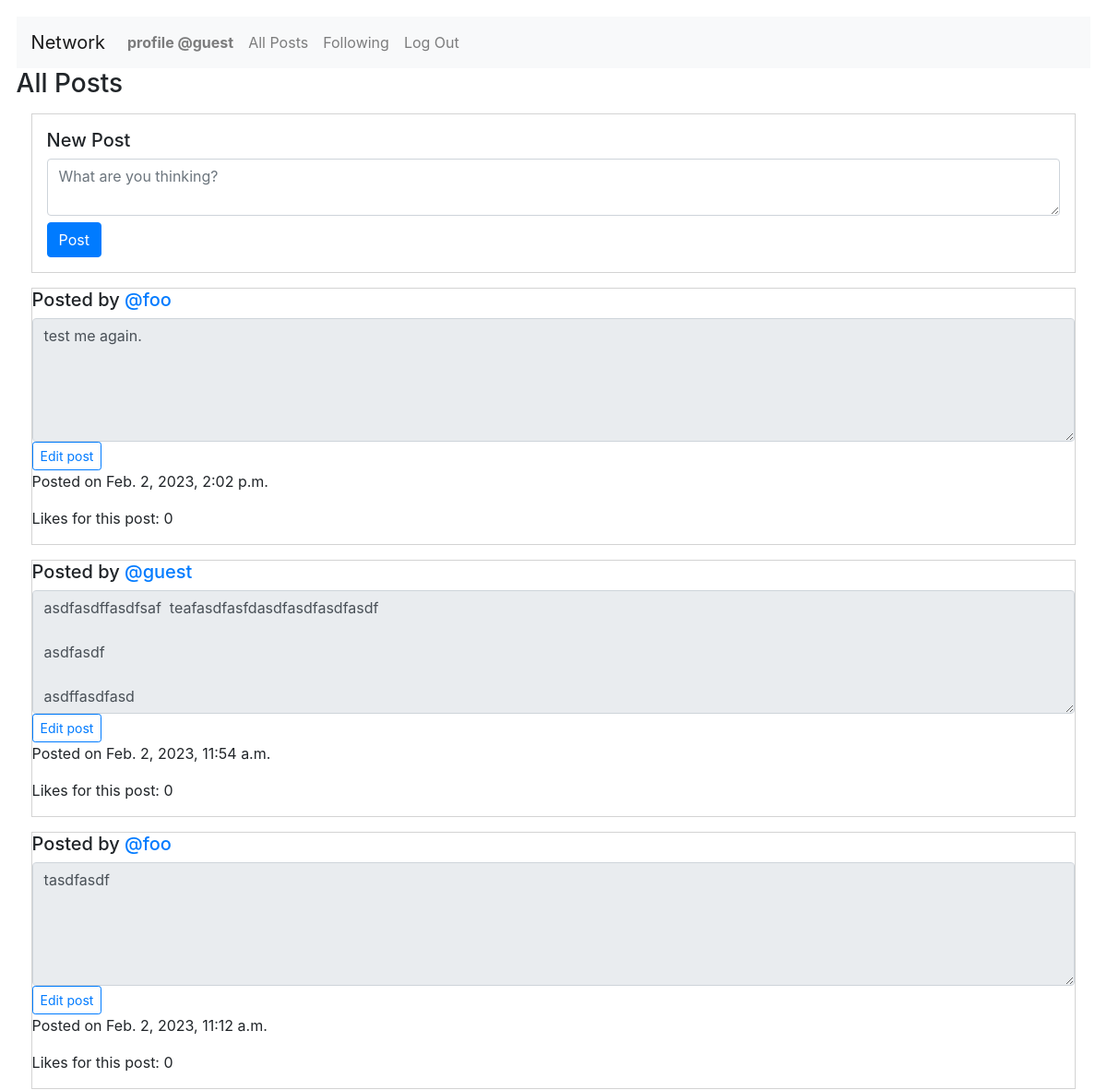
Page /allPosts (signed in, upper part) on the earlier database version.
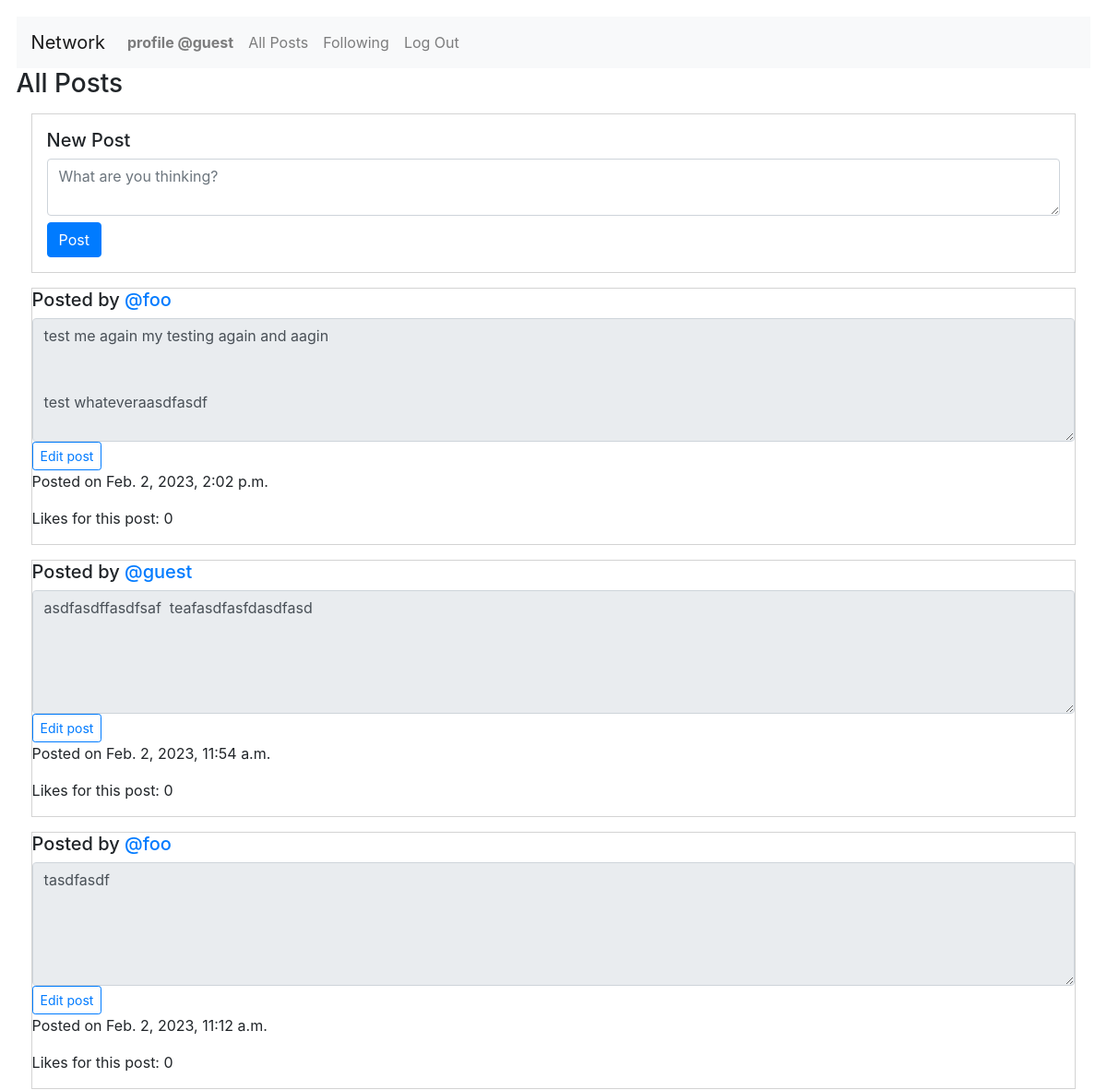
Same page on the later database version.
### network/models.py (models this page shows, shortened)
class Posts(models.Model):
    creator = models.ForeignKey(
        User, on_delete=models.PROTECT, related_name="get_creator_listings", blank=False)
    content = models.TextField(max_length=600)
    createdDate = models.DateTimeField(auto_now_add=True)
    numberLikes = models.IntegerField(blank=True, default=0)

class User(AbstractUser):
    pass

### network/views.py (the view)
# urls.py: path("allPosts", views.djangoAllPosts, name="djangoAllPosts"),
@login_required
@csrf_exempt
def djangoAllPosts(request):
    print("In DjangoAllPosts")
    postings = Posts.objects.filter().order_by('-createdDate')
    return render(request, "network/allPosts.html", {"postings": postings})

### network/templates/network/allPosts.html (shortened to what this page needs)
{% extends "network/layout.html" %}
{% load static %}
{% block body %}
<div id="post-view">
    <h3>All Posts</h3>
    <div id="posty">
        <form id="post-form" action="{% url 'saveDjangoNewPost' %}" method="post">
            <h5>New Post</h5>
            <textarea class="form-control" id="post-body" placeholder="What are you thinking?"
                name="postContent"></textarea>
            <input type="submit" id="post-button" class="btn btn-primary" value="Post" />
        </form>
    </div>
    {% for post in postings %}
    <div id="allPostings">
        <div class="post{{forloop.counter0}}">
            <h5 class="creator">Posted by <a href="{% url 'getProfile' %}">{{post.creator.username}}</a></h5><textarea
                class="form-control content{{forloop.counter0}}" id="readonlyContent{{forloop.counter0}}" rows="5"
                readonly="true">{{post.content}}</textarea><button
                class="btn btn-sm btn-outline-primary edit{{forloop.counter0}}" id="editButton{{forloop.counter0}}" onclick="editPost('{{post.id}}')">Edit
                post</button>
            <p class="timestamp{{forloop.counter0}}">Posted on {{post.createdDate}}</p>
            <p class="numberLikes0">Likes for this post: {{post.numberLikes}}</p>
        </div>
    </div>
    {% endfor %}
</div>
{% endblock %}

Differences in the rows shown:
changed Posts: content "test me again." → "test me again my testing again and aagin test whateveraasdfasdf"
changed Posts "@guest": content "asdfasdffasdfsaf teafasdfasfdasdfasdfasdfasdf asdfasdf asdffasdfasd" → "asdfasdffasdfsaf teafasdfasfdasdfasd"
